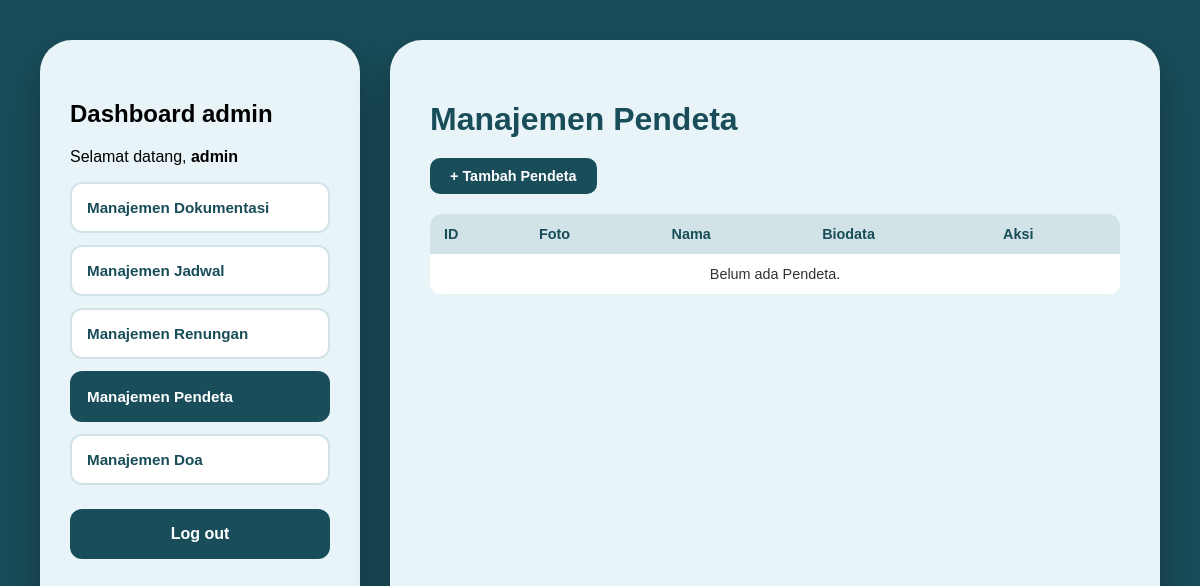
Before: /admin/pendeta/index.php (signed in) with the older database file.
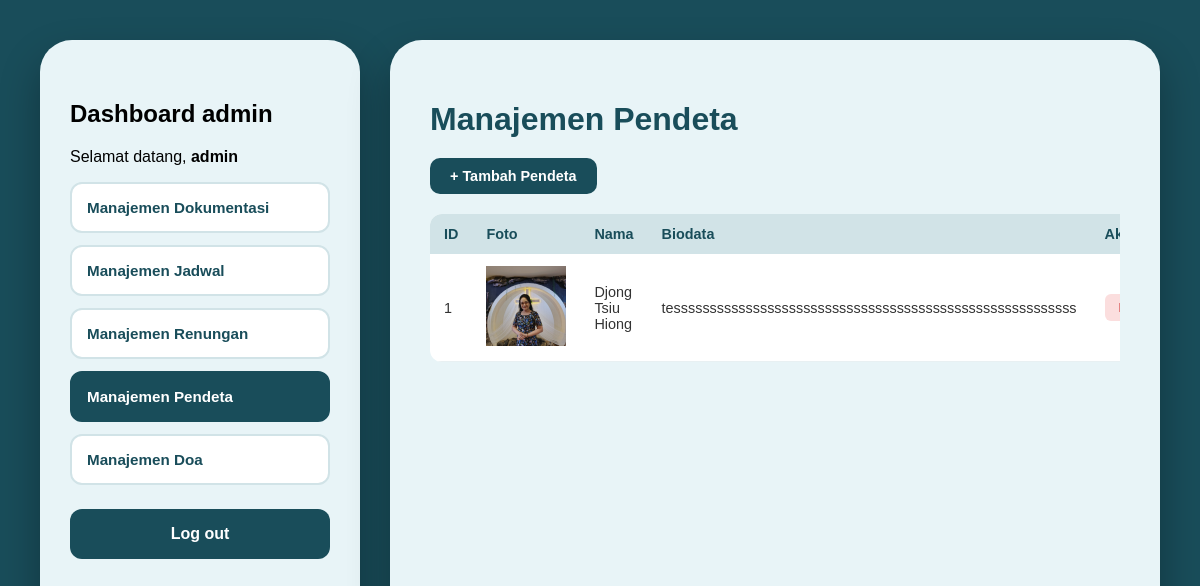
After: the same page with the newer database file.
### tables this page shows
CREATE TABLE `tb_pendeta` (
  `id_pendeta` int NOT NULL,
  `foto_pendeta` varchar(100) NOT NULL,
  `nama_pendeta` varchar(150) NOT NULL,
  `biodata` text NOT NULL,
  `id_user` int DEFAULT NULL
);

### admin/pendeta/index.php (the view, shortened to what this page needs)
<?php
include "../../koneksi.php";
?>
<!DOCTYPE html>
<html lang="en">
<head>
  <link rel="stylesheet" href="../../css/dashboard.css">
</head>
<body>
  <div class="admin-layout">
    <?php include "../sidebar.php";?>
    <div class="main-content">
      <h1>Manajemen Pendeta</h1>
          <a href="tambah.php" class=" btn-tambah">+ Tambah Pendeta</a>
      <div style="overflow-x: auto;">
      <table class="table-dokumentasi" cellpadding="8" cellspacing="0">
        <tr>
          <th>ID</th>
          <th>Foto</th>
          <th>Nama</th>
          <th>Biodata</th>
          <th>Aksi</th>
        </tr>
        <?php
        $query = mysqli_query($conn,"SELECT * FROM tb_pendeta ORDER BY nama_pendeta DESC");
        if (mysqli_num_rows($query) > 0) {
            while($row = mysqli_fetch_assoc($query)) {
                ?>
                <tr>
                    <td><?= $row['id_pendeta']; ?></td>
                    <td><img src="../img/<?= htmlspecialchars($row['foto_pendeta']); ?>" width="80"></td>
                    <td><?= htmlspecialchars($row['nama_pendeta']); ?></td>
                    <td><?= htmlspecialchars($row['biodata']); ?></td>
                    <td>
                    <a href="hapus.php?id=<?= $row['id_pendeta']; ?>" class="btn-hapus"
                    onclick="return confirm('Yakin mau hapus informasi pendeta?')">
                    </a>
                    </td>
                </tr>
                <?php
            }
        } else {
            ?>
            <tr>
                <td colspan="5" style="text-align:center;">Belum ada Pendeta.</td>
            </tr>
            <?php
        }
        ?>
      </table>
      </div>
    </div>
  </div>
</body>
</html>

Changed rows visible on the page:
added tb_pendeta: id_pendeta "1", foto_pendeta (picture), nama_pendeta "Djong Tsiu Hiong", biodata "tessssssssssssssssssssssssssssssssssssssssssssssssssssssss"
Other visible differences:
text no longer shown: "Belum ada Pendeta."
